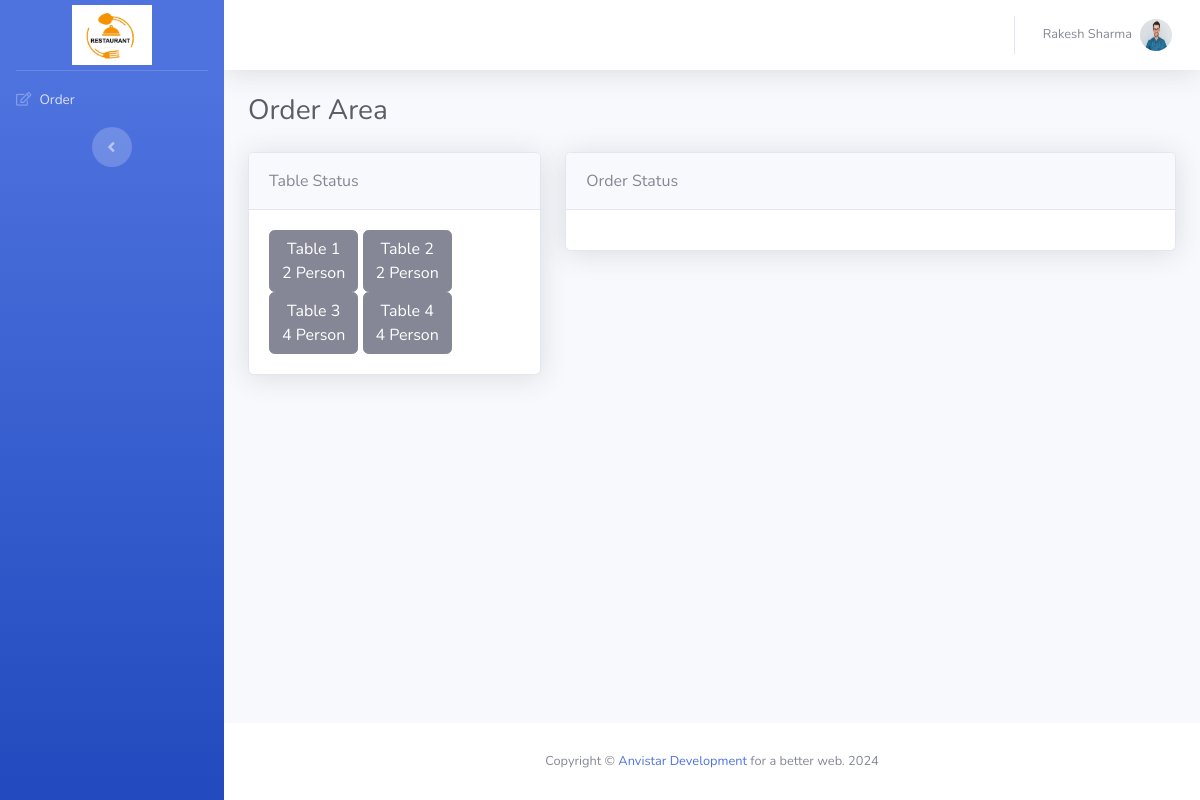
/order.php (signed in), run on the app's committed database.
### tables this page shows
CREATE TABLE `restaurant_table` (
  `restaurant_id` int(11) NOT NULL,
  `restaurant_name` varchar(250) NOT NULL,
  `restaurant_tag_line` varchar(300) NOT NULL,
  `restaurant_address` text NOT NULL,
  `restaurant_contact_no` varchar(30) NOT NULL,
  `restaurant_email` varchar(250) NOT NULL,
  `restaurant_currency` varchar(10) NOT NULL,
  `restaurant_timezone` varchar(250) NOT NULL,
  `restaurant_logo` varchar(250) NOT NULL
);

CREATE TABLE `user_table` (
  `user_id` int(11) NOT NULL,
  `user_name` varchar(250) NOT NULL,
  `user_contact_no` varchar(30) NOT NULL,
  `user_email` varchar(30) NOT NULL,
  `user_password` varchar(250) NOT NULL,
  `user_profile` varchar(250) NOT NULL,
  `user_type` enum('Master','Waiter','Cashier') NOT NULL,
  `user_status` enum('Enable','Disable') NOT NULL,
  `user_created_on` datetime NOT NULL
);

CREATE TABLE `table_data` (
  `table_id` int(11) NOT NULL,
  `table_name` varchar(250) NOT NULL,
  `table_capacity` int(3) NOT NULL,
  `table_status` enum('Enable','Disable') NOT NULL
);

### rms.php (called while the page is built, shortened)
<?php
class rms
{
	public $connect;
	public $query;
	public $host="localhost:3306";
	public $user="root";
	public $pass="";
	public $db="as_rms";
	public function connect()
	{
			$con=mysqli_connect($this->host,$this->user,$this->pass,$this->db);
			return $con;
	}
	function rms()
	{
		$this->connect = mysqli_connect($this->host,$this->user,$this->pass,$this->db);
		if($this->Set_timezone() != '')
		{
			date_default_timezone_set($this->Set_timezone());
		}
		$temp_cur = $this->Get_currency_symbol();
	}
	function get_result()
	{
		return $this->connect->query($this->query, PDO::FETCH_ASSOC);
	}
	function is_waiter_user()
	{
		if(isset($_SESSION['user_type']))
		{
			if($_SESSION["user_type"] == 'Waiter')
			{
				return true;
			}
			return false;
		}
		return false;
	}
	function Set_timezone()
	{
		$this->query = "
		SELECT restaurant_timezone FROM restaurant_table
		LIMIT 1
		";
		$result = $this->get_result();
		foreach($result as $row)
		{
			return $row['restaurant_timezone'];
		}
	}
	function Get_restaurant_logo()
	{
		$con = $this->connect();
		$query=mysqli_query($con,"
		SELECT restaurant_logo FROM restaurant_table
		LIMIT 1
		");
		while($data = mysqli_fetch_array($query))
	     {
			return $data['restaurant_logo'];
		}
	}
	function Get_currency_symbol()
	{
		$con =$this->connect();
		$query = mysqli_query($con,"
		SELECT restaurant_currency FROM restaurant_table
		LIMIT 1
		");
		foreach($query as $row)
		{
			$currency = $row['restaurant_currency'];
			$currency_data = $this->currency_array();
			foreach($currency_data as $row)
			{
				if($row['code'] == $currency)
				{
					return $row["symbol"];
				}
			}
		}
	}
	function currency_array()
	{
		return $currencies;
	}
}
?>

### order.php (the view, shortened to what this page needs)
            <?php
            include('rms.php');
$object = new rms();
            include('header.php');
            ?>
                <h1 class="h3 mb-4 text-gray-800">Order Area</h1>
                <div class="row">
                    <div class="col col-sm-4">
                        <div class="card shadow mb-4">
                            <div class="card-header py-3">Table Status</div>
                            <div class="card-body" id="table_status">
                            <?php
                            $table_result=mysqli_query($con,"
                            SELECT * FROM table_data
                            WHERE table_status = 'Enable'
                            ORDER BY table_id ASC
                            ");
                            foreach($table_result as $table)
                            {
                                echo '
                                <button type="button" name="table_button" id="table_'.$table["table_id"].'" class="btn btn-secondary table_button" data-index="'.$table["table_id"].'">'.$table["table_name"].'<br />'.$table["table_capacity"].' Person</button>
                                ';
                            }
                            ?>
                            </div>
                        </div>
                    </div>
                    <div class="col col-sm-8">
                        <div class="card shadow mb-4">
                            <div class="card-header py-3">Order Status</div>
                            <div class="card-body">
                            </div>
                        </div>
                    </div>
                </div>
            <?php
            include('footer.php');
            ?>

### header.php (shortened to what this page needs)
<!DOCTYPE html>
<html lang="en">
<head>
    <link href="vendor/fontawesome-free/css/all.min.css" rel="stylesheet" type="text/css">
    <link href="css/sb-admin-2.min.css" rel="stylesheet">
    <link href="vendor/datatables/dataTables.bootstrap4.min.css" rel="stylesheet">
    <link rel="stylesheet" type="text/css" href="vendor/parsley/parsley.css"/>
    <link rel="stylesheet" type="text/css" href="vendor/bootstrap-select/bootstrap-select.min.css"/>
</head>
<body id="page-top">
    <div id="wrapper">
        <ul class="navbar-nav bg-gradient-primary sidebar sidebar-dark accordion" id="accordionSidebar">
            <a class="sidebar-brand d-flex align-items-center justify-content-center" href="dashboard.php">
                <?php
                if($object->Get_restaurant_logo() != '')
                {
                    echo '<img src="'.$object->Get_restaurant_logo().'" class="img-fluid" height="60" width="80"/>';
                }
                else
                {
                ?> -->
                <i class="fas fa-laugh-wink"></i>
                <div class="sidebar-brand-text mx-3">Admin</div>
                <?php
                }
                ?>
            </a>
            <hr class="sidebar-divider my-0">
            <?php
            if($object->is_waiter_user() || $object->is_master_user())
            {
            ?>
            <li class="nav-item">
                <a class="nav-link" href="order.php">
                    <i class="far fa-edit"></i>
                    <span>Order</span></a>
            </li>
            <?php
            }
            ?>
            <div class="text-center d-none d-md-inline">
                <button class="rounded-circle border-0" id="sidebarToggle"></button>
            </div>
        </ul>
        <div id="content-wrapper" class="d-flex flex-column">
            <div id="content">
                <nav class="navbar navbar-expand navbar-light bg-white topbar mb-4 static-top shadow">
                    <ul class="navbar-nav ml-auto">
                        <?php
                        $con=mysqli_connect('localhost:3306','root','','as_rms');
                        $query=mysqli_query($con,"
                        SELECT * FROM user_table
                        WHERE user_id = '".$_SESSION['user_id']."'
                        ");
                        $user_name = '';
                        $user_profile_image = '';
                        while($user_result = mysqli_fetch_array($query))
                        {
                            if($user_result['user_name'] != '')
                            {
                                $user_name = $user_result['user_name'];
                            }
                            else
                            {
                                $user_name = 'Master';
                            }
                            if($user_result['user_profile'] != '')
                            {
                                $user_profile_image = $user_result['user_profile'];
                            }
                            else
                            {
                                $user_profile_image = 'img/undraw_profile.svg';
                            }
                        }
                        ?>
                        <li class="nav-item dropdown no-arrow">
                            <a class="nav-link dropdown-toggle" href="#" id="userDropdown" role="button"
                                data-toggle="dropdown" aria-haspopup="true" aria-expanded="false">
                                <span class="mr-2 d-none d-lg-inline text-gray-600 small" id="user_profile_name"><?php echo $user_name; ?></span>
                                <img class="img-profile rounded-circle"
                                    src="<?php echo $user_profile_image; ?>" id="user_profile_image">
                            </a>
                        </li>
                    </ul>
                </nav>
                <div class="container-fluid">

### data on the page
restaurant_table: restaurant_logo (picture)
user_table: user_name "Rakesh Sharma", user_profile (picture)
table_data: table_name "Table 1", table_capacity "2"
table_data: table_name "Table 2", table_capacity "2"
table_data: table_name "Table 3", table_capacity "4"
table_data: table_name "Table 4", table_capacity "4"
